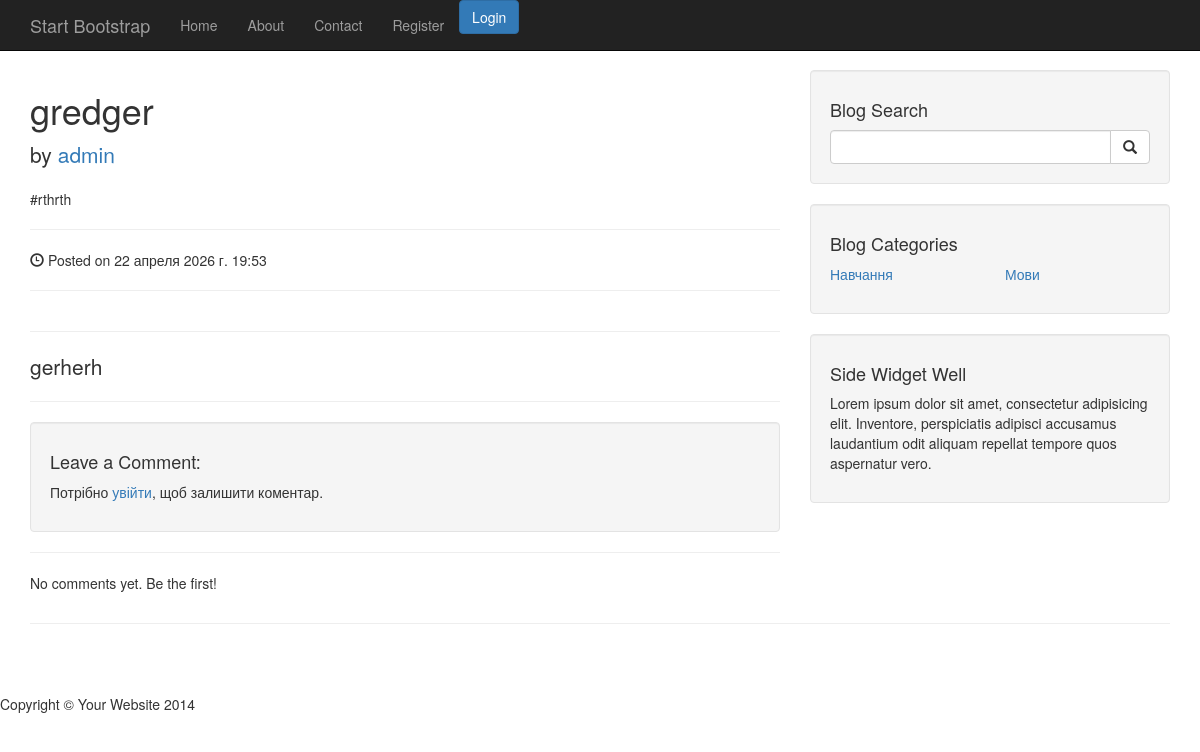
The page /post/gredger/ on the database as committed earlier.
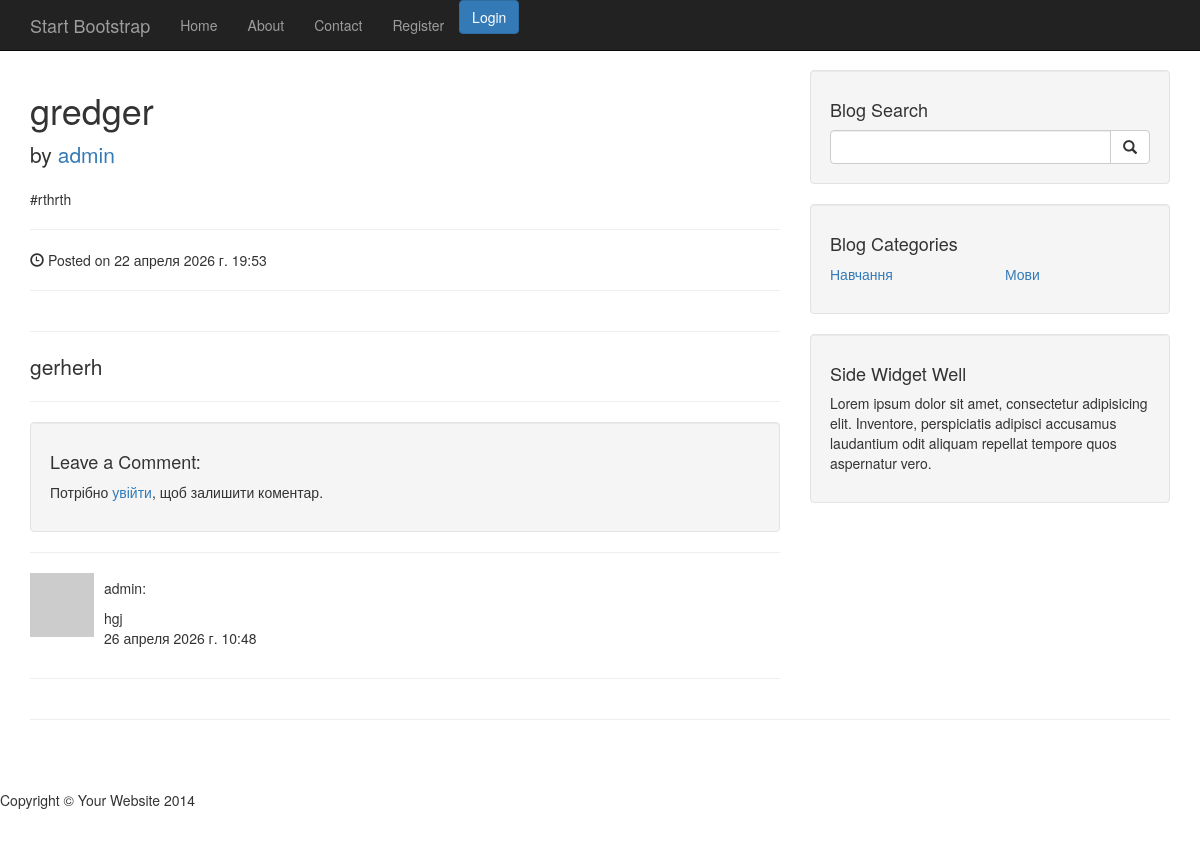
The same page on the database as committed later.
### blog/models.py (models this page shows, shortened)
class Post(models.Model):
    title = models.CharField(max_length=30, verbose_name = "Заголовок")
    content = models.TextField(verbose_name = "Опис")
    slug = models.SlugField(max_length=120, unique=True)
    published_date = models.DateTimeField(auto_created=True, verbose_name = "Дата публікаціїї")
    category = models.ForeignKey(Category, on_delete=models.CASCADE, verbose_name = "Категорія")
    user = models.ForeignKey(User, on_delete=models.CASCADE, verbose_name = "Автор")
    tags = models.ManyToManyField(Tag, blank=True, verbose_name = "Тег")
    image = models.URLField(default='https://www.shutterstock.com/image-vector/default-ui-image-placeholder-wireframes-600nw-1037719192.jpg')
    class Meta:
        verbose_name = "Новина"
        verbose_name_plural = "Новини"

class Tag(models.Model):
    name = models.CharField(max_length=30, verbose_name = "Тег")
    slug = models.SlugField(max_length=120, unique=True)
    class Meta:
        verbose_name = "Тег"
        verbose_name_plural = "Теги"

class Category(models.Model):
    name = models.CharField(max_length=100, verbose_name = "Назва")
    slug = models.SlugField(max_length=120, unique=True)
    def __str__(self):
        return self.name
    class Meta:
        verbose_name = "Категорія"
        verbose_name_plural = "Категорії"

class Comment(models.Model):
    comment = models.TextField(verbose_name="Коментар")
    user = models.ForeignKey(User, on_delete=models.CASCADE, verbose_name='Автор')
    post = models.ForeignKey(Post, on_delete=models.SET_NULL, null=True, blank=True, related_name='comments')
    published_date = models.DateTimeField(auto_created=True, verbose_name="Дата публікаціїї",null=True, blank=True)
    class Meta:
        verbose_name = 'Коментарій'
        verbose_name_plural = 'Коментарії'

### blog/views.py (the view)
# urls.py: path('post/<slug:slug>/', views.post, name="post"),
def post(request, slug=None):
    post = get_object_or_404(Post, slug=slug)
    comments = post.comments.all().order_by('-published_date')
    if request.method == 'POST':
        form = CommentForm(request.POST)
        if form.is_valid():
            new_comment = form.save(commit=False)
            new_comment.post = post
            new_comment.published_date = now()
            new_comment.save()
            form.save_m2m()
            messages.success(request, 'Comment created successfully')
            return redirect('post', slug=post.slug)
    else:
        form = CommentForm()
    context = {'post': post, 'comments': comments, "form": form}
    context.update(get_category())
    return render(request,'blog/post.html', context)

### blog/forms.py
class CommentForm(forms.ModelForm):
    class Meta:
        model = Comment
        fields = ('comment',)

### blog/views.py (called while the page is built)
def get_category():
    all = Category.objects.all()
    count = all.count()
    return {'cat1': all[:count // 2], 'cat2': all[count // 2:]}

### templates/blog/post.html (shortened to what this page needs)
{% extends "layout/main_layout.html" %}
{% block content %}
                <h1>{{ post.title }}</h1>
                <p class="lead">
                    by <a href="#">{{ post.user }}</a>
                </p>
<p>
        {% for tag in post.tags.all %}
            <span>#{{ tag.name }}</span>
        {% empty %}
        <span>No tags yet</span>
        {% endfor %}
    </p>
                <hr>
                <p><span class="glyphicon glyphicon-time"></span> Posted on {{ post.published_date }}</p>
                <hr>
                <hr>
                <p class="lead">{{ post.content }}</p>
                <hr>
<div class="well">
    <h4>Leave a Comment:</h4>
    {% if user.is_authenticated %}
        <form method="post" action="{% url 'create_comment' slug=post.slug %}">
    {% csrf_token %}
    <div class="form-group">
        {{ form.comment }}
    </div>
    <button type="submit" class="btn btn-primary">Submit</button>
</form>
    {% else %}
        <p>Потрібно <a href="{% url 'login' %}">увійти</a>, щоб залишити коментар.</p>
    {% endif %}
</div>
<hr>
{% for comment in comments %}
    <div class="media">
        <a class="pull-left" href="#">
            <img class="media-object" src="http://placehold.it/64x64" alt="">
        </a>
        <div class="media-body">
            <p>{{ comment.user }}:</p>
            {{ comment.comment }}
            <p>{{ comment.published_date }}</p>
        </div>
    </div>
    <hr>
{% empty %}
    <p>No comments yet. Be the first!</p>
{% endfor %}
{% endblock %}

### templates/layout/main_layout.html
{% extends "base.html" %}
{% block main %}
    <div class="container">
        <div class="row">
            <div class="col-md-8">
                {% block content%}
                {% endblock %}
            </div>
            <div class="col-md-4">
                <div class="well">
                    <h4>Blog Search</h4>
                    <form class="input-group" method="GET" action="{% url 'search' %}">
                        <input type="search" name="query" class="form-control">
                        <span class="input-group-btn">
                            <button class="btn btn-default" type="submit">
                                <span class="glyphicon glyphicon-search"></span>
                        </button>
                        </span>
                    </form>
                </div>
                <div class="well">
                    <h4>Blog Categories</h4>
                    <div class="row">
                        <div class="col-lg-6">
                            <ul class="list-unstyled">
                                {% for c in cat1 %}
                                <li><a href="{% url 'category' slug=c.slug %}">{{ c }}</a>
                                </li>
                                {% endfor %}
                            </ul>
                        </div>
                        <div class="col-lg-6">
                            <ul class="list-unstyled">
                                {% for c in cat2 %}
                                <li><a href="{% url 'category' slug=c.slug %}">{{ c }}</a>
                                </li>
                                {% endfor %}
                            </ul>
                        </div>
                    </div>
                </div>
                <div class="well">
                    <h4>Side Widget Well</h4>
                    <p>Lorem ipsum dolor sit amet, consectetur adipisicing elit. Inventore, perspiciatis adipisci accusamus laudantium odit aliquam repellat tempore quos aspernatur vero.</p>
                </div>
            </div>
        </div>
        <hr>
    </div>
{% endblock %}

### templates/base.html (shortened to what this page needs)
{% load static %}
<!DOCTYPE html>
<html lang="en">
<head>
    <link href="{% static 'blog/css/bootstrap.min.css' %}" rel="stylesheet">
    <link href="{% static 'blog/css/blog-home.css' %}" rel="stylesheet">
</head>
<body>
{% include 'componenets/navbar.html' %}
{% block main %} {% endblock %}
        <footer>
            <div class="row">
                <div class="col-lg-12">
                    <p>Copyright &copy; Your Website 2014</p>
                </div>
            </div>
        </footer>
</body>
</html>

### templates/componenets/navbar.html (shortened to what this page needs)
    <nav class="navbar navbar-inverse navbar-fixed-top" role="navigation">
        <div class="container">
            <div class="navbar-header">
                <a class="navbar-brand" href="{% url 'index' %}">Start Bootstrap</a>
            </div>
            <div class="collapse navbar-collapse" id="bs-example-navbar-collapse-1">
                <ul class="nav navbar-nav">
                    <li>
                        <a href="{% url 'index' %}">Home</a>
                    </li>
                    <li>
                        <a href="{% url 'about' %}">About</a>
                    </li>
                    <li>
                        <a href="{% url 'contact' %}">Contact</a>
                    </li>
                    {% if not user.is_authenticated %}
                     <li>
                    <a href="{% url 'register' %}">Register</a>
                    </li>
                    {% endif %}
                    {% if user.is_authenticated %}
                    <span style="color: #c66377;">Hello, <a href="{% url 'profile' %}">{{ user }}</a></span>
                    <a href="{% url 'logout' %}" class="btn btn-danger">Logout</a>
                    {% else %}
                    <a href="{% url 'login' %}" class="btn btn-primary">Login</a>
                    {% endif %}
                </ul>
            </div>
        </div>
    </nav>

### static/blog/css/blog-home.css (style rules this page uses)
body { padding-top: 70px; }
footer { margin: 50px 0; }

Rows that differ between the two databases and show on the page:
added Comment: user "admin", comment "hgj", published_date "26 апреля 2026 г. 10:48"
Other text that changed with them:
text no longer shown: "No comments yet. Be the first!"
